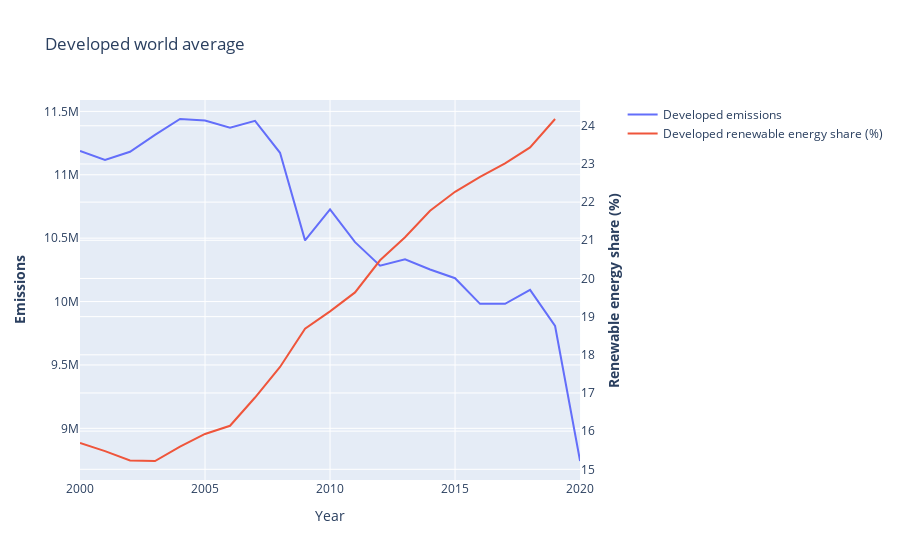

Write notebook code for a chart like this one.
### Markdown cell above
When looking at the world sum of emissions in the graph above, it has grown since 2000 until about 2019 by almost 50%. This increase could likely caused due to population growth and economic development. In 2020 there is an outstanding decrease in CO2 emissions, while there has been a significant increase of sustainability. This also supports our perspective of sustainable energy leading to fewer emissions.

Even though there has been an increase in renewable energy, the emissions were still on the rise for a long time. Renewable energy has not been enough to decrease the emissions, until recent years. But this lack of emissions shown in figure 6 was most likely due to the COVID-19 pandemic. During the pandemic the international trade was slowed down, less demand for power in industries and there was a restriction of public and private transport. So it can be predicted that the emissions have rebounded to their previous state now after the pandemic (https://www.sciencedirect.com/science/article/pii/S2352550920314287).

### Code cell
developed_data = df[(df['Element'] == "Emissions (CO2)") & (df['Item'] == "All sectors without LULUCF") & (df['Area'].isin(developed_countries))].drop(columns=[
    'Item', 'Element'])

developed_means = pd.concat([developed_data['Renewable energy share in the total final energy consumption (%)'].groupby(developed_data['Year']).mean(), developed_data['Emission'].groupby(developed_data['Year']).sum()], axis=1)

developed_means = pd.concat([developed_data['Renewable energy share in the total final energy consumption (%)'].groupby(developed_data['Year']).mean(), developed_data['Emission'].groupby(developed_data['Year']).sum()], axis=1)

# Create figure with secondary y-axis
fig = make_subplots(specs=[[{"secondary_y": True}]])

# Add traces
fig.add_trace(
    go.Scatter(x=developed_means.index, y=developed_means['Emission'], name="Developed emissions"),
    secondary_y=False,
)

fig.add_trace(
    go.Scatter(x=developed_means.index, y=developed_means['Renewable energy share in the total final energy consumption (%)'], name="Developed renewable energy share (%)"),
    secondary_y=True,
)

# Add figure title
fig.update_layout(
    title_text="Developed world average"
)

# Set x-axis title
fig.update_xaxes(title_text="Year")

# Set y-axes titles
fig.update_yaxes(title_text="<b>Emissions</b>", secondary_y=False)
fig.update_yaxes(title_text="<b>Renewable energy share (%)</b>", secondary_y=True)

fig.show()

### Figure 1 — Plotly figure (JSON) as saved in the notebook; plotly's stock layout.template omitted (floating-point values rounded to 4 significant figures)
{"data": [{"name": "Developed emissions", "type": "scatter", "x": [2000, 2001, 2002, 2003, 2004, 2005, 2006, 2007, 2008, 2009, 2010, 2011, 2012, 2013, 2014, 2015, 2016, 2017, 2018, 2019, 2020], "xaxis": "x", "y": [11190000.0, 11120000.0, 11180000.0, 11320000.0, 11440000.0, 11430000.0, 11370000.0, 11430000.0, 11170000.0, 10480000.0, 10730000.0, 10470000.0, 10280000.0, 10330000.0, 10250000.0, 10180000.0, 9982000.0, 9982000.0, 10090000.0, 9808000.0, 8742000.0], "yaxis": "y"}, {"name": "Developed renewable energy share (%)", "type": "scatter", "x": [2000, 2001, 2002, 2003, 2004, 2005, 2006, 2007, 2008, 2009, 2010, 2011, 2012, 2013, 2014, 2015, 2016, 2017, 2018, 2019, 2020], "xaxis": "x", "y": [15.69, 15.48, 15.23, 15.22, 15.6, 15.93, 16.14, 16.88, 17.68, 18.68, 19.14, 19.63, 20.48, 21.08, 21.77, 22.27, 22.66, 23.01, 23.43, 24.18, null], "yaxis": "y2"}], "layout": {"title": {"text": "Developed world average"}, "xaxis": {"anchor": "y", "domain": [0, 0.94], "title": {"text": "Year"}}, "yaxis": {"anchor": "x", "domain": [0, 1], "title": {"text": "<b>Emissions</b>"}}, "yaxis2": {"anchor": "x", "overlaying": "y", "side": "right", "title": {"text": "<b>Renewable energy share (%)</b>"}}}}
